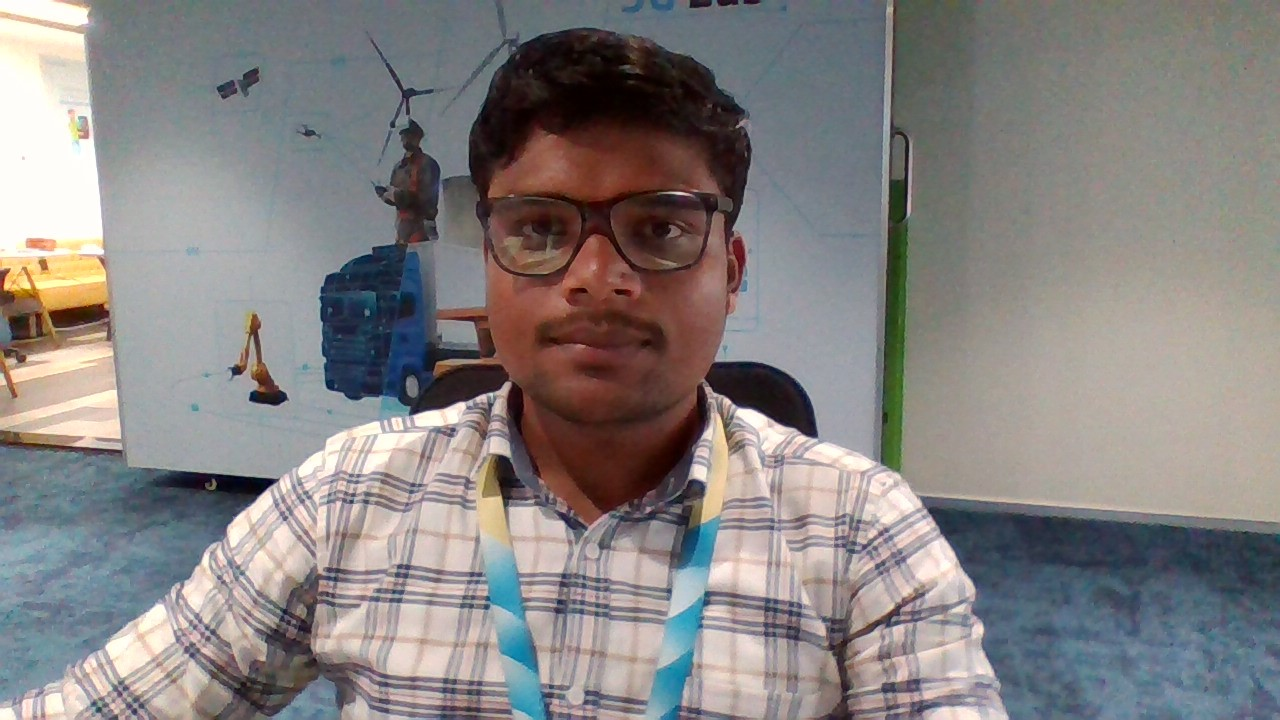
#> input picture images/my_photo.jpg, 1280 x 720 px
$ python Basic_functions.py
#> lines starting #> are read from the running program, lines starting #| are printed output that depends on the picture; after the words box and inside, x2 and y2 are one past the last pixel; in counts of white or black regions, pixels touching at a corner belong together
#pylint:disable=no-member

import cv2 as cv

# Read in an image
img = cv.imread('images/my_photo.jpg')
#> img is the input picture: shape (720, 1280, 3); mean B, G, R 129.5, 130.1, 134.2
cv.imshow('photo', img)

# Converting to grayscale
gray = cv.cvtColor(img, cv.COLOR_BGR2GRAY)
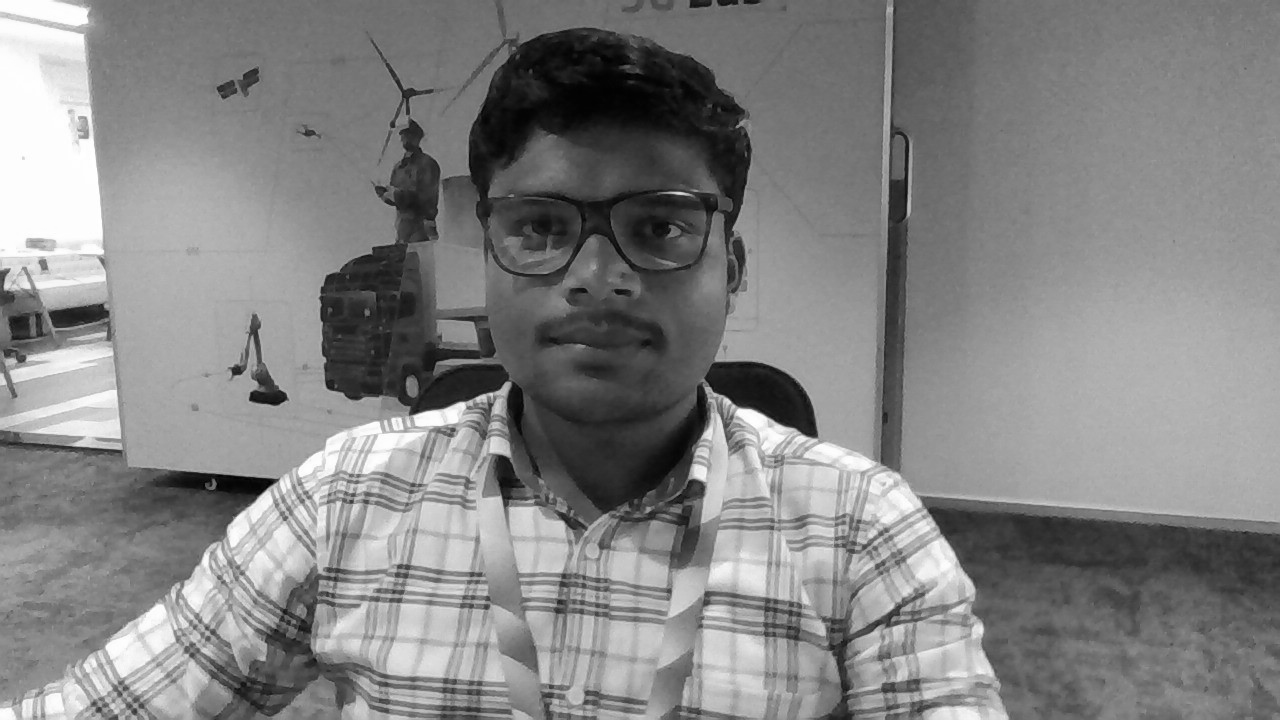
#> gray: shape (720, 1280); min 0, max 255, mean 131.3
cv.imshow('Gray', gray)

# Blur
blur = cv.GaussianBlur(img, (5,5), cv.BORDER_DEFAULT)
cv.imshow('Blur', blur)

# Cropping
cropped = blur[30:550, 430:850]
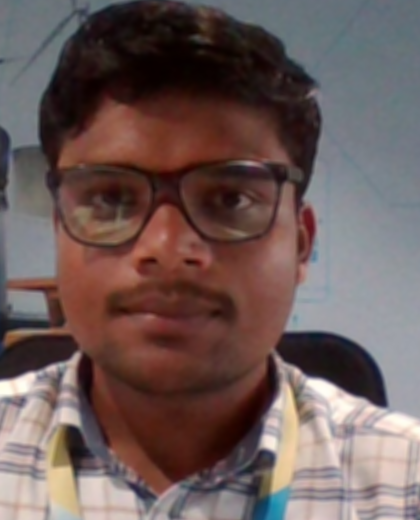
#> cropped: shape (520, 420, 3); mean B, G, R 88.6, 90.8, 109.2
cv.imshow('Cropped', cropped)

# Edge Cascade
canny = cv.Canny(cropped, threshold1=50, threshold2= 90)
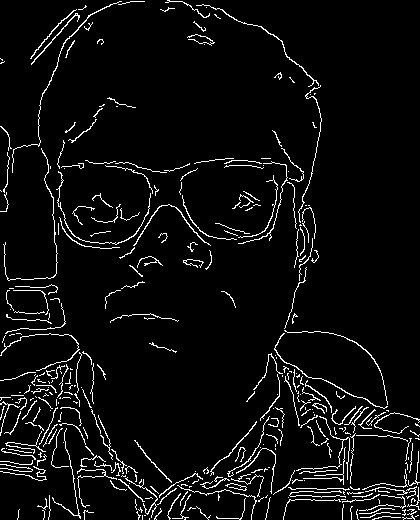
#> canny: shape (520, 420); 5.2% white in thin lines or dots
cv.imshow('Canny Edges', canny)

# Dilating the image
dilated = cv.dilate(canny, (7,7), iterations=3)
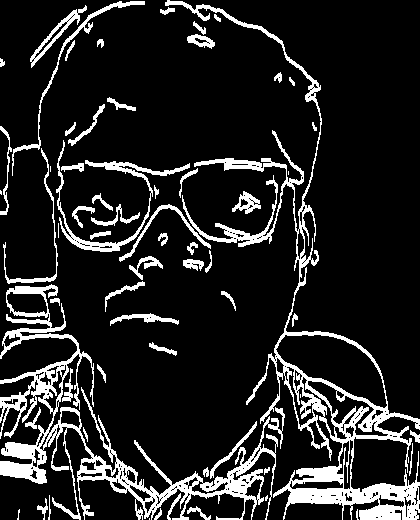
#> dilated: shape (520, 420); 13.9% white; 63 white regions (9 under 20 px), largest, box (x1, y1, x2, y2) and area: (165, 0, 420, 520) 11589, (0, 284, 285, 520) 10170, (56, 140, 190, 252) 1517
cv.imshow('Dilated', dilated)

# # Eroding
# eroded = cv.erode(dilated, (7,7), iterations=3)
# cv.imshow('Eroded', eroded)

# Resize
resized = cv.resize(img, (500,500), interpolation=cv.INTER_CUBIC)
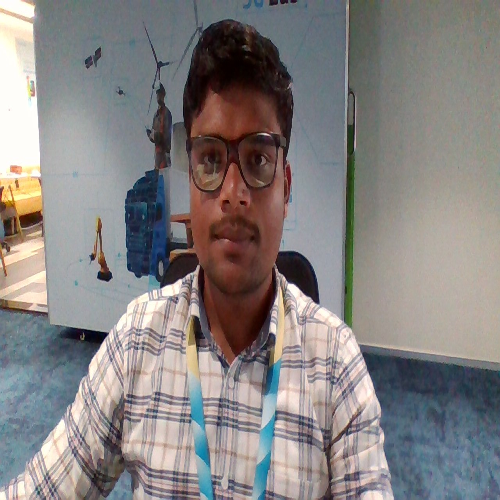
#> resized: shape (500, 500, 3); mean B, G, R 129.5, 130.1, 134.2
cv.imshow('Resized', resized)


cv.waitKey(0)
